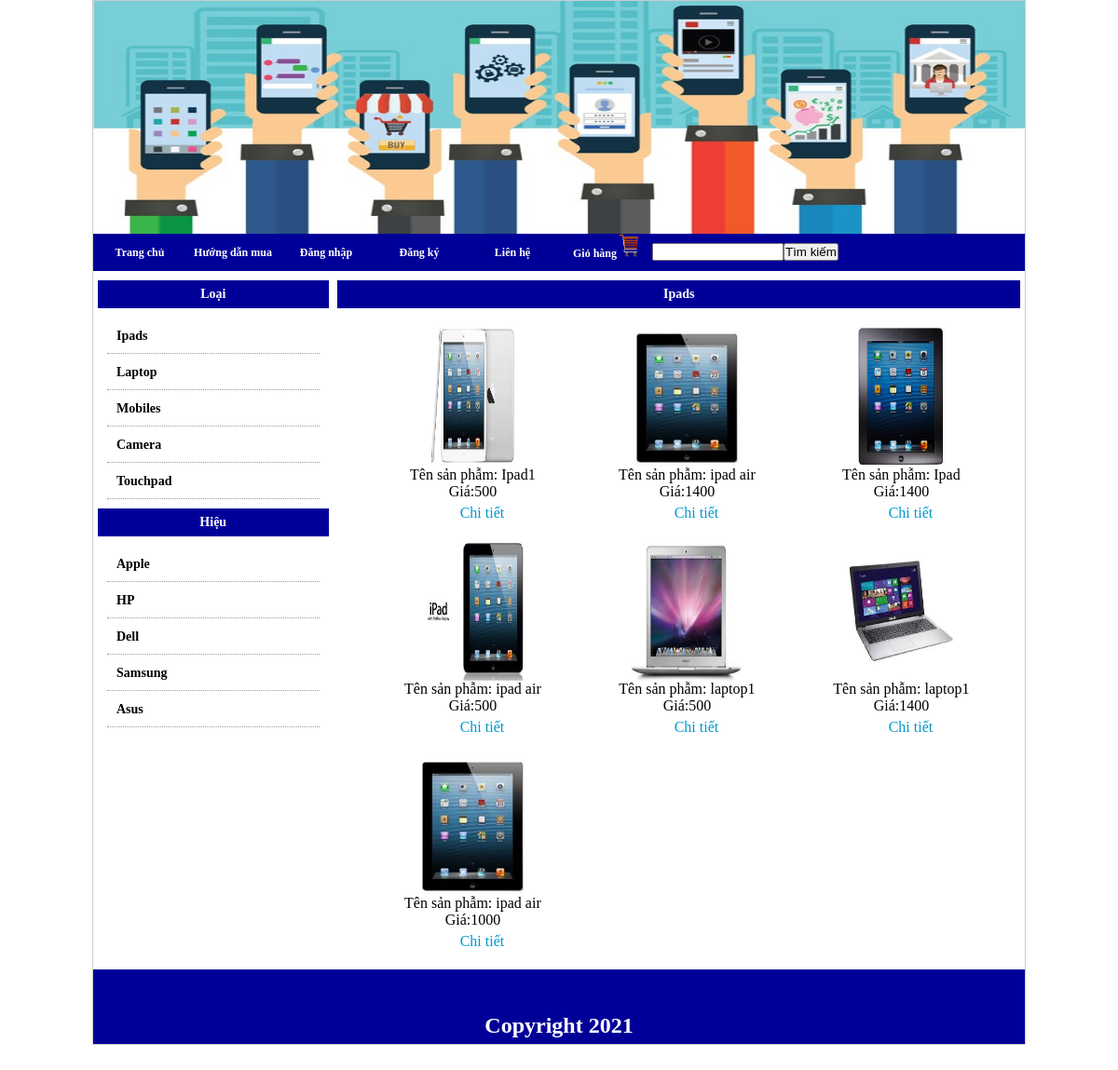
/index.php?xem=loai&id=12, run on the app's committed database.
### tables this page shows
CREATE TABLE `loai` (
  `loai_id` int(11) NOT NULL,
  `tenloai` varchar(300) NOT NULL
);

CREATE TABLE `hieu` (
  `hieu_id` int(11) NOT NULL,
  `tenhieu` varchar(300) NOT NULL
);

CREATE TABLE `products` (
  `product_id` int(100) NOT NULL,
  `product_cat` int(100) NOT NULL,
  `product_brand` int(100) NOT NULL,
  `product_title` varchar(255) NOT NULL,
  `product_price` int(100) NOT NULL,
  `product_desc` text NOT NULL,
  `product_image` text NOT NULL,
  `product_keywords` text NOT NULL
);

### modules/right/loai_sanpham.php (the view)
<?php
	$sql="select tenloai,product_image,product_title,product_price,product_id from products,loai where products.product_cat=loai.loai_id and product_cat='$_GET[id]' ";
	$sql_tenloai="select tenloai from loai where loai_id='$_GET[id]'   ";
	$tenloai=mysqli_query($conn,$sql_tenloai);
	$dong_tenloai=mysqli_fetch_array($tenloai);
	$loai=mysqli_query($conn,$sql);
?>
<p class="loai"><?php echo $dong_tenloai['tenloai'] ?></p>
<ul>
	<?php
	while($dong=mysqli_fetch_array($loai)){
	?>
             <li><a href="#">
                	<?php
					echo '<img src="admincp/modules/sanpham/uploads/'.$dong['product_image'].'" width="120" height="150"/>';
					?>
                    <p>Tên sản phẫm: <?php echo $dong['product_title'] ?></p>
                    <p>Giá:<?php echo $dong['product_price'] ?></p>
                    <p style="color:#900;margin-left:20px;margin-top:5px;"><a href="index.php?xem=chitiet&id=<?php echo $dong['product_id'] ?>"  style="color:#09C;">Chi tiết</p></a>
                </a></li>
              <?php
	}
			  ?>
            </ul>

### modules/left/list_pro.php
<?php
$sgl1 = "select * from loai";
$run_loai = mysqli_query($conn, $sgl1);
?>
<p class="loai">Loại</p>
<ul>
    <?php
    while ($dong = mysqli_fetch_array($run_loai)) {
        ?>
        <li><a href="index.php?xem=loai&id=<?php echo $dong['loai_id'] ?>"><?php echo $dong['tenloai'] ?></a></li>
        <?php
    }
    ?>
</ul>
<?php
$sgl2 = "select * from hieu";
$run_hieu = mysqli_query($conn, $sgl2);
?>
<p class="loai">Hiệu</p>
<ul>
    <?php
    while ($dong = mysqli_fetch_array($run_hieu)) {
        ?>
        <li><a href="index.php?xem=hieu&id=<?php echo $dong['hieu_id'] ?>"><?php echo $dong['tenhieu'] ?></a></li>
        <?php
    }
    ?>
</ul>

### cssi.css (style rules this page uses)
* { padding:0; margin:0; }
a { text-decoration:none; }
.loai { font-size:14px; font-weight:bold;background:#009;color:#fff;height:30px;line-height:30px;text-align:center; }
.content_left ul { list-style:none; padding:10px; }
.content_left li { padding:10px; border-bottom:1px dotted #999; }
.content_left a { text-decoration:none; color:#000; font-size:14px; font-weight:bold; }
.content_right ul { width:100%; padding:20px; margin-left:10px; list-style:none; }
.content_right li { float:left; width:230px; height:200px; margin-bottom:30px; text-align:center; }
.content_right li a { text-decoration:none; color:#000; }

### data on the page
loai: tenloai "Ipads"
loai: tenloai "Laptop"
loai: tenloai "Mobiles"
loai: tenloai "Camera"
loai: tenloai "Touchpad"
hieu: tenhieu "Apple"
hieu: tenhieu "HP"
hieu: tenhieu "Dell"
hieu: tenhieu "Samsung"
hieu: tenhieu "Asus"
products: product_image (picture), product_title "Ipad1", product_price "500"
products: product_image (picture), product_title "ipad air", product_price "1400"
products: product_image (picture), product_title "Ipad", product_price "1400"
products: product_image (picture), product_title "ipad air", product_price "500"
products: product_image (picture), product_title "laptop1", product_price "500"
products: product_image (picture), product_title "laptop1", product_price "1400"
products: product_image (picture), product_title "ipad air", product_price "1000"
